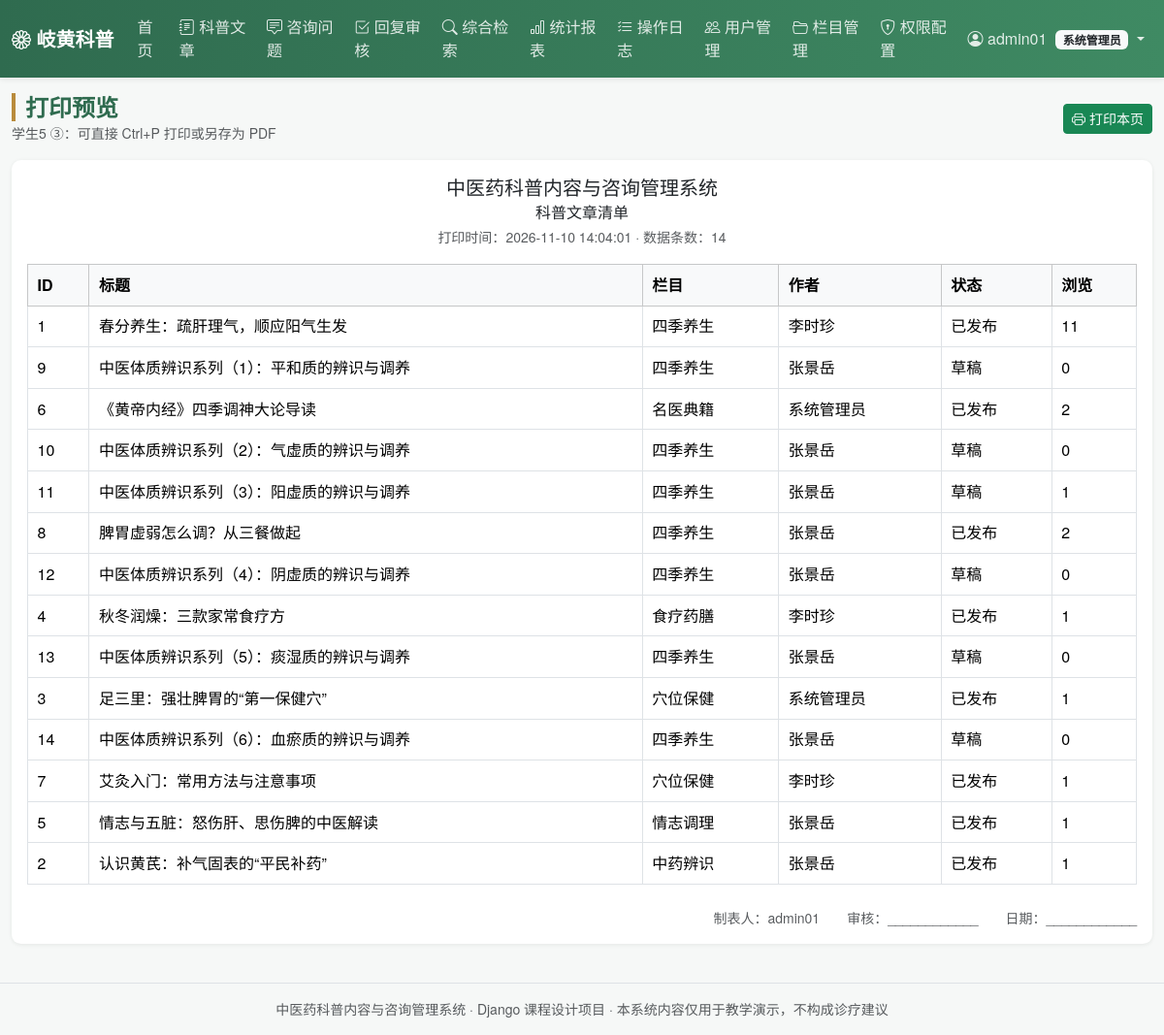
/stat/print/article/ (signed in), run on the app's committed database.
### main_app/models.py (models this page shows, shortened)
class Menu(models.Model):
    name = models.CharField('菜单名称', max_length=50)
    code = models.CharField('权限编码', max_length=50, unique=True,
                            help_text='与装饰器 module_required 使用的编码一致')
    url_name = models.CharField('对应路由名', max_length=100, blank=True)
    icon = models.CharField('图标类名', max_length=50, blank=True, default='bi-grid')
    roles = models.CharField('可见角色', max_length=100, default='admin,editor,consultant,user',
                             help_text='逗号分隔：admin,editor,consultant,user')
    order = models.IntegerField('排序', default=0)
    is_active = models.BooleanField('启用', default=True)
    class Meta:
        verbose_name = '菜单权限'
        verbose_name_plural = '菜单权限'
        ordering = ['order', 'id']
    @property
    def role_list(self):
        return [r.strip() for r in self.roles.split(',') if r.strip()]
    def visible_to(self, role):
        return self.is_active and role in self.role_list

class Article(models.Model):
    STATUS_CHOICES = (
        ('draft', '草稿'),
        ('published', '已发布'),
        ('offline', '已下架'),
    )
    title = models.CharField('文章标题', max_length=120)
    subtitle = models.CharField('副标题', max_length=120, blank=True)
    category = models.ForeignKey(Category, on_delete=models.PROTECT,
                                 related_name='articles', verbose_name='所属栏目')
    tags = models.ManyToManyField(Tag, blank=True, related_name='articles', verbose_name='标签')
    author = models.CharField('作者', max_length=50)
    source = models.CharField('来源', max_length=100, blank=True, default='本站原创')
    summary = models.CharField('摘要', max_length=300, blank=True)
    content = models.TextField('正文')
    cover_image = models.ImageField('封面图', upload_to='article_cover/%Y/%m/', blank=True, null=True)
    status = models.CharField('状态', max_length=20, choices=STATUS_CHOICES, default='draft')
    is_top = models.BooleanField('是否置顶', default=False)
    views = models.PositiveIntegerField('浏览量', default=0)
    created_by = models.ForeignKey(User, on_delete=models.SET_NULL, null=True,
                                   related_name='articles', verbose_name='创建人')
    created_at = models.DateTimeField('创建时间', auto_now_add=True)
    updated_at = models.DateTimeField('更新时间', auto_now=True)
    published_at = models.DateTimeField('发布时间', null=True, blank=True)
    class Meta:
        verbose_name = '科普文章'
        verbose_name_plural = '科普文章'
        ordering = ['-is_top', '-created_at']

class Category(models.Model):
    name = models.CharField('栏目名称', max_length=50, unique=True)
    code = models.SlugField('栏目编码', max_length=50, unique=True,
                            help_text='英文小写，用于 URL，如 health-preserve')
    description = models.CharField('栏目简介', max_length=200, blank=True)
    order = models.IntegerField('排序', default=0)
    is_active = models.BooleanField('是否启用', default=True)
    created_at = models.DateTimeField('创建时间', auto_now_add=True)
    class Meta:
        verbose_name = '科普栏目'
        verbose_name_plural = '科普栏目'
        ordering = ['order', 'id']

### main_app/views.py (the view)
# urls.py: path('stat/print/<str:target>/', views.print_view, name='print_view'),
@login_required
@role_required('admin', 'editor')
def print_view(request, target='consult'):
    if target == 'article':
        rows = Article.objects.select_related('category')[:100]
        headers = ['ID', '标题', '栏目', '作者', '状态', '浏览']
        data = [[a.pk, a.title, a.category.name, a.author, a.get_status_display(), a.views]
                for a in rows]
    elif target == 'log':
        rows = OperationLog.objects.all()[:100]
        headers = ['时间', '操作人', '模块', '操作', '说明']
        data = [[l.created_at.strftime('%Y-%m-%d %H:%M'), l.username,
                 l.get_module_display(), l.action, l.detail] for l in rows]
    else:
        rows = Consult.objects.select_related('asker', 'handler')[:100]
        headers = ['编号', '标题', '提问人', '受理人', '状态', '时间']
        data = [[c.consult_no, c.title, c.asker.username,
                 c.handler.username if c.handler else '', c.get_status_display(),
                 c.created_at.strftime('%Y-%m-%d %H:%M')] for c in rows]
    return render(request, 'stat/print.html', {
        'headers': headers, 'data': data, 'target': target,
        'now': timezone.now(),
        'title': {'article': '科普文章清单',
                  'log': '操作日志清单'}.get(target, '咨询问题清单'),
    })

### main_app/context_processors.py (called while the page is built)
def menu_permissions(request):
    user = getattr(request, 'user', None)
    role = 'anonymous'
    profile = None
    if user and user.is_authenticated:
        if user.is_superuser:
            role = 'admin'
        else:
            profile = getattr(user, 'profile', None)
            role = profile.role if profile else 'user'
    menus = [m for m in Menu.objects.filter(is_active=True) if m.visible_to(role)]
    return {
        'nav_menus': menus,
        'current_role': role,
        'current_role_label': ROLE_LABELS.get(role, role),
        'profile': profile,
    }

### main_app/permissions.py (called while the page is built, shortened)
def role_of(user):
    if not user.is_authenticated:
        return 'anonymous'
    if user.is_superuser:
        return 'admin'
    p = get_profile(user)
    return p.role if p else 'user'

def role_required(*roles):
    def decorator(view_func):
        @login_required
        @wraps(view_func)
        def _wrapped(request, *args, **kwargs):
            if role_of(request.user) in roles:
                return view_func(request, *args, **kwargs)
        return _wrapped
    return decorator

### templates/stat/print.html (shortened to what this page needs)
{% extends 'base.html' %}
{% block page_title %}打印预览{% endblock %}
{% block page_desc %}学生5 ③：可直接 Ctrl+P 打印或另存为 PDF{% endblock %}
{% block page_actions %}
    <button class="btn btn-success btn-sm no-print" onclick="window.print()">
        <i class="bi bi-printer"></i> 打印本页
    </button>
{% endblock %}
{% block content %}
<div class="card">
    <div class="card-body">
        <div class="text-center mb-3">
            <h5 class="mb-1">中医药科普内容与咨询管理系统</h5>
            <h6 class="mb-1">{{ title }}</h6>
            <small class="text-muted">打印时间：{{ now|date:'Y-m-d H:i:s' }} · 数据条数：{{ data|length }}</small>
        </div>
        <table class="table table-bordered table-sm">
            <thead class="table-light">
            <tr>{% for h in headers %}<th>{{ h }}</th>{% endfor %}</tr>
            </thead>
            <tbody>
            {% for row in data %}
                <tr>{% for cell in row %}<td>{{ cell }}</td>{% endfor %}</tr>
            {% empty %}
                <tr><td colspan="{{ headers|length }}" class="text-center text-muted">暂无数据</td></tr>
            {% endfor %}
            </tbody>
        </table>
        <div class="text-end small text-muted mt-4">
            制表人：{{ user.username }}　　审核：____________　　日期：____________
        </div>
    </div>
</div>
{% endblock %}

### templates/base.html (shortened to what this page needs)
{% load static %}<!DOCTYPE html>
<html lang="zh-CN">
<head>
    <link href="https://cdn.jsdelivr.net/npm/bootstrap@5.3.3/dist/css/bootstrap.min.css" rel="stylesheet">
    <link href="https://cdn.jsdelivr.net/npm/bootstrap-icons@1.11.3/font/bootstrap-icons.css" rel="stylesheet">
    <link href="{% static 'css/style.css' %}" rel="stylesheet">
</head>
<body>
<nav class="navbar navbar-expand-lg navbar-dark tcm-navbar sticky-top">
    <div class="container-fluid">
        <a class="navbar-brand fw-bold" href="{% url 'main_app:index' %}">
            <i class="bi bi-flower1"></i> 岐黄科普
        </a>
        <div class="collapse navbar-collapse" id="navMenu">
            <ul class="navbar-nav me-auto">
                <li class="nav-item">
                    <a class="nav-link {% if request.resolver_match.url_name == 'index' %}active{% endif %}"
                       href="{% url 'main_app:index' %}">首页</a>
                </li>
                {% for m in nav_menus %}
                    <li class="nav-item">
                        <a class="nav-link" href="{% if m.url_name %}{% url m.url_name %}{% else %}#{% endif %}">
                            <i class="bi {{ m.icon|default:'bi-grid' }}"></i> {{ m.name }}
                        </a>
                    </li>
                {% endfor %}
            </ul>
            <ul class="navbar-nav">
                {% if user.is_authenticated %}
                    <li class="nav-item dropdown">
                        <a class="nav-link dropdown-toggle" href="#" data-bs-toggle="dropdown">
                            <i class="bi bi-person-circle"></i>
                            {% if profile %}{{ profile.display_name }}{% else %}{{ user.username }}{% endif %}
                            <span class="badge bg-light text-dark ms-1">{{ current_role_label }}</span>
                        </a>
                    </li>
                {% else %}
                    <li class="nav-item"><a class="nav-link" href="{% url 'main_app:login' %}">登录</a></li>
                    <li class="nav-item"><a class="btn btn-sm btn-light ms-2 mt-1" href="{% url 'main_app:register' %}">注册</a></li>
                {% endif %}
            </ul>
        </div>
    </div>
</nav>
<div class="container-fluid py-3">
    <div class="d-flex justify-content-between align-items-center mb-3">
        <div>
            <h4 class="mb-0 page-title">{% block page_title %}{% endblock %}</h4>
            <small class="text-muted">{% block page_desc %}{% endblock %}</small>
        </div>
        <div>{% block page_actions %}{% endblock %}</div>
    </div>
    {% block content %}{% endblock %}
</div>
<footer class="text-center text-muted py-3 small border-top mt-4">
    中医药科普内容与咨询管理系统 · Django 课程设计项目 · 本系统内容仅用于教学演示，不构成诊疗建议
</footer>
</body>
</html>

### static/css/style.css (style rules this page uses)
:root { --tcm-green: #2f6b4f; --tcm-green-light: #e8f3ee; --tcm-gold: #b98b3c; }
body { background: #f6f8f7; font-family: "Microsoft YaHei", "PingFang SC", "Helvetica Neue", sans-serif; color: #24312b; }
.tcm-navbar { background: linear-gradient(90deg, var(--tcm-green), #3f8a63); box-shadow: 0 2px 6px rgba(0, 0, 0, .08); }
.tcm-navbar .nav-link { color: rgba(255, 255, 255, .85); }
.page-title { font-weight: 700; color: var(--tcm-green); border-left: 4px solid var(--tcm-gold); padding-left: 10px; }
.card { border: none; box-shadow: 0 1px 4px rgba(20, 40, 30, .08); border-radius: .6rem; }
.table > :not(caption) > * > * { padding: .55rem .6rem; }

### data on the page
Menu: name "科普文章"
Menu: name "咨询问题"
Menu: name "回复审核"
Menu: name "综合检索"
Menu: name "统计报表"
Menu: name "操作日志"
Menu: name "用户管理"
Menu: name "栏目管理"
Menu: name "权限配置"
Article: row "春分养生：疏肝理气，顺应阳气生发" "李时珍"
Category: row "四季养生" "四季养生" "四季养生" "四季养生" "四季养生" "四季养生" "四季养生" "四季养生"
Article: row "中医体质辨识系列（1）：平和质的辨识与调养" "张景岳"
Article: row "《黄帝内经》四季调神大论导读" "系统管理员"
Category: row "名医典籍"
Article: row "中医体质辨识系列（2）：气虚质的辨识与调养" "张景岳"
Article: row "中医体质辨识系列（3）：阳虚质的辨识与调养" "张景岳"
Article: row "脾胃虚弱怎么调？从三餐做起" "张景岳"
Article: row "中医体质辨识系列（4）：阴虚质的辨识与调养" "张景岳"
Article: row "秋冬润燥：三款家常食疗方" "李时珍"
Category: row "食疗药膳"
Article: row "中医体质辨识系列（5）：痰湿质的辨识与调养" "张景岳"
Article: row "足三里：强壮脾胃的“第一保健穴”" "系统管理员"
Category: row "穴位保健" "穴位保健"
Article: row "中医体质辨识系列（6）：血瘀质的辨识与调养" "张景岳"
Article: row "艾灸入门：常用方法与注意事项" "李时珍"
Article: row "情志与五脏：怒伤肝、思伤脾的中医解读" "张景岳"
Category: row "情志调理"
Article: row "认识黄芪：补气固表的“平民补药”" "张景岳"
Category: row "中药辨识"

### other printed values
{{ user.username }} "admin01"
{{ current_role_label }} "系统管理员"
{{ title }} "科普文章清单"
{{ data|length }} "14"
{{ h }} "ID" "标题" "栏目" "作者" "状态" "浏览"
{{ cell }} "1" "已发布" "11" "9" "草稿" "0" "6" "已发布" "2" "10" "草稿" "0" "11" "草稿" "1" "8" "已发布" "2" "12" "草稿" "0" "4" "已发布" "1" "13" "草稿" "0" "3" "已发布" "1" "14" "草稿" "0" "7" "已发布" "1" "5" "已发布" "1" "2" "已发布" "1"
